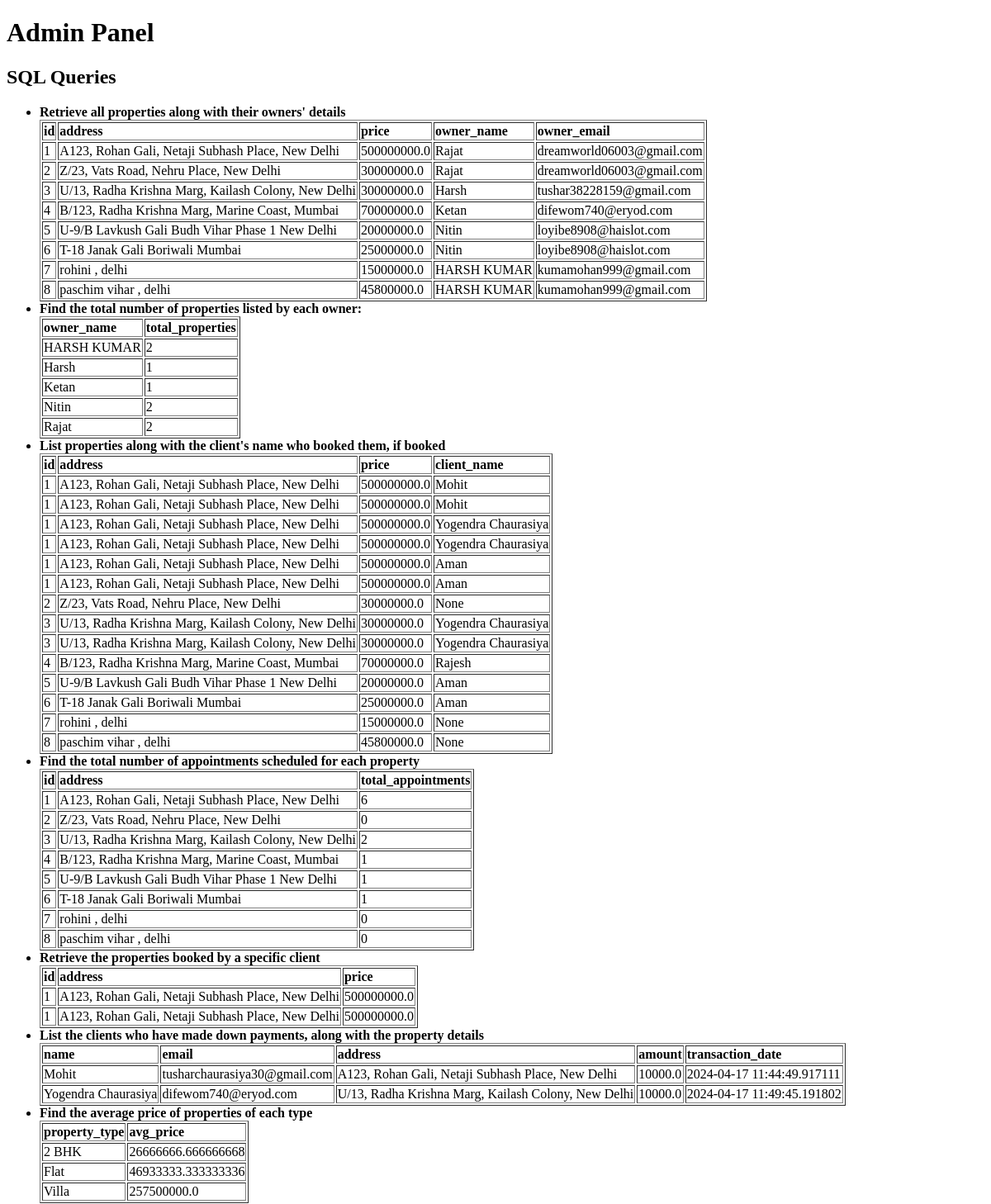
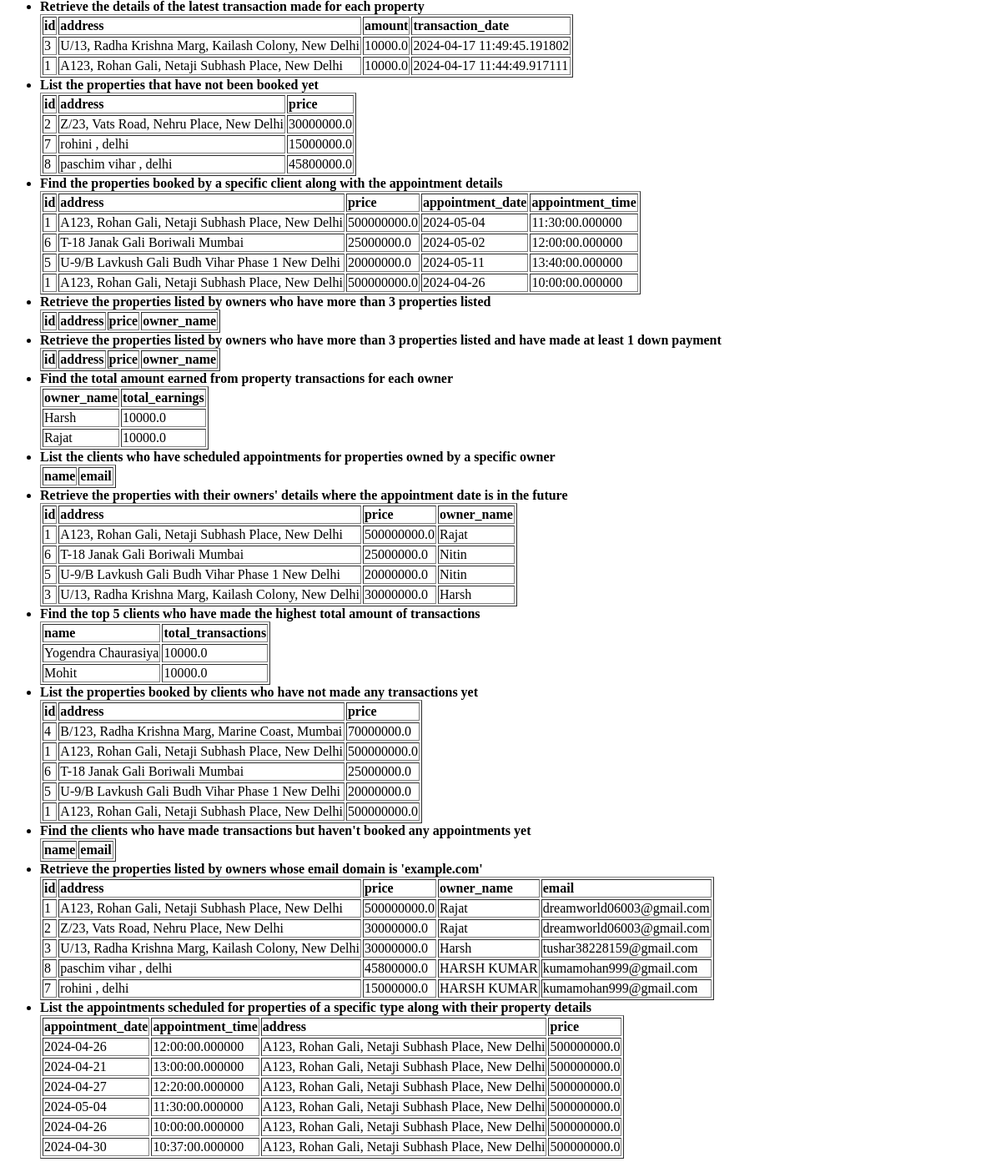
/admin, run on an earlier commit of the app's database (2 pictures, top to bottom).
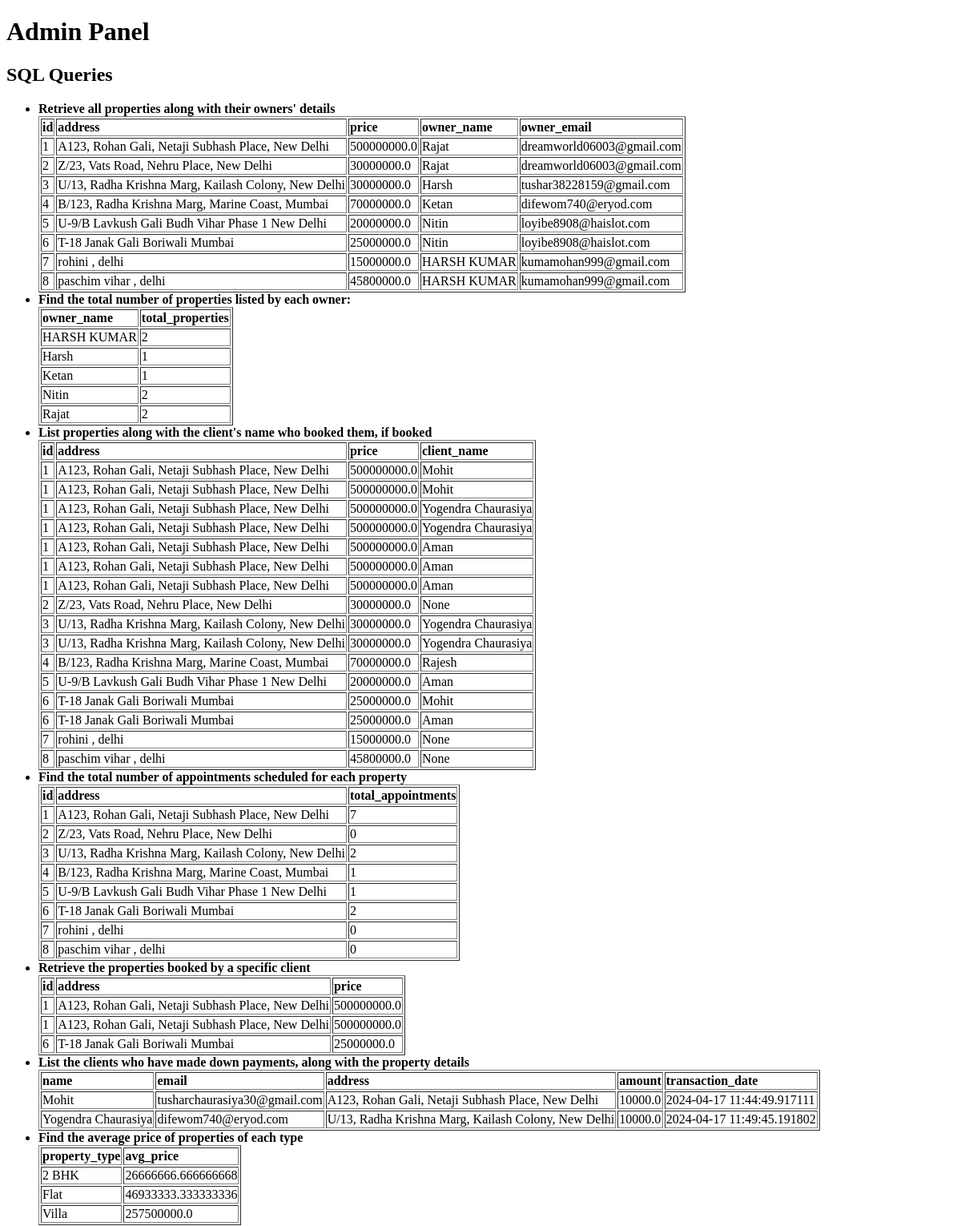
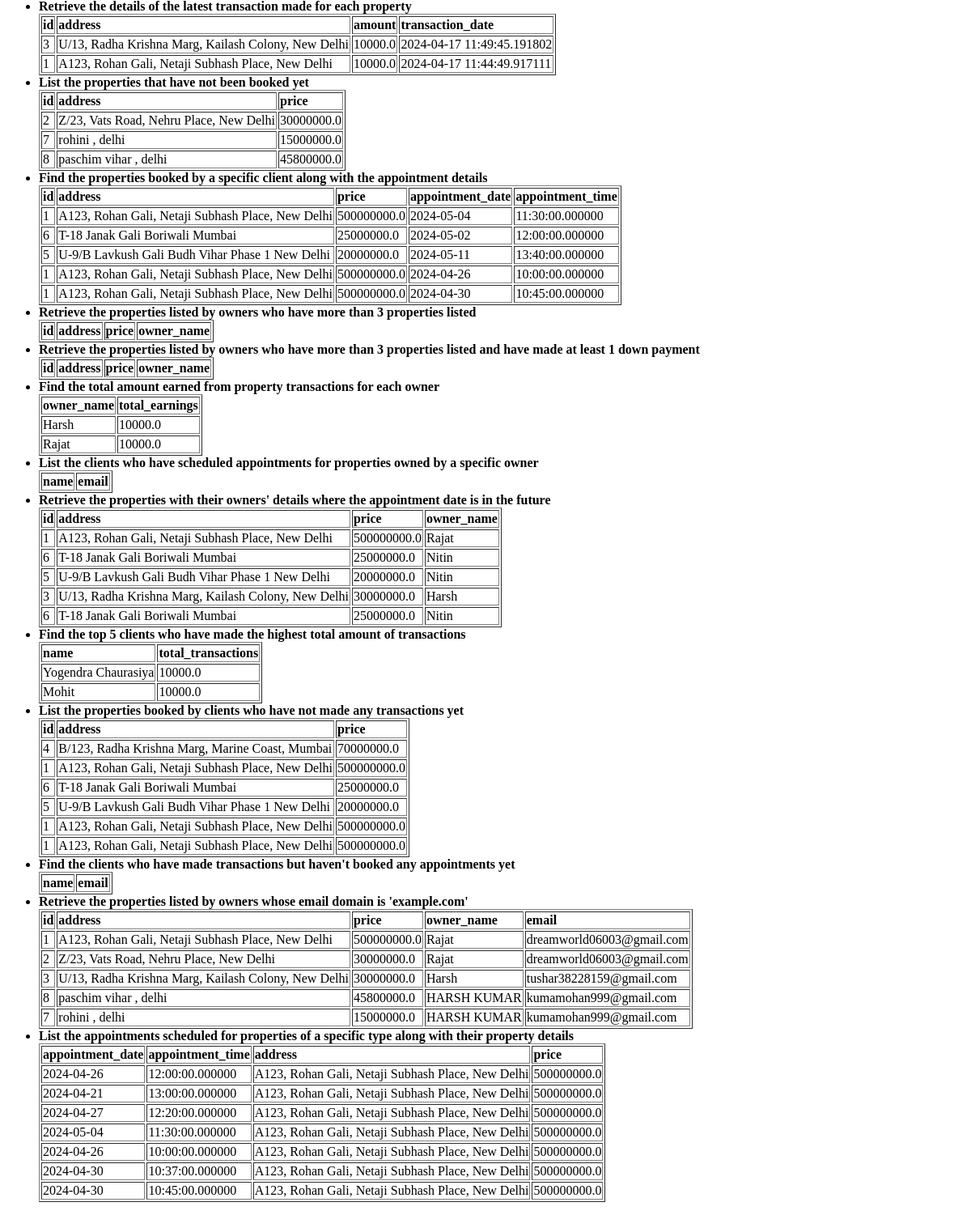
And on a later commit of the database (2 pictures, top to bottom).
### app.py (models this page shows)
class Property(db.Model):
    id = db.Column(db.Integer, primary_key=True)
    owner_name = db.Column(db.String(100), db.ForeignKey('owner.owner_name'), nullable=False)
    address = db.Column(db.String(200), nullable=False)
    property_name = db.Column(db.String(100), nullable=False)
    property_description = db.Column(db.Text, nullable=False)
    property_size = db.Column(db.String(20), nullable=False)
    property_type = db.Column(db.String(50), nullable=False)
    price = db.Column(db.Float, nullable=False)
    image1 = db.Column(db.String(200))
    image2 = db.Column(db.String(200))
    image3 = db.Column(db.String(200))
    image4 = db.Column(db.String(200))
    image5 = db.Column(db.String(200))
    image6 = db.Column(db.String(200))

class Owner(db.Model):
    id = db.Column(db.String(6), primary_key=True, default=lambda: ''.join(secrets.choice(string.ascii_uppercase + string.digits) for _ in range(6)))
    owner_name = db.Column(db.String(100), nullable=False)
    email = db.Column(db.String(100), unique=True, nullable=False)
    phone = db.Column(db.String(10), unique=True, nullable=False)
    password = db.Column(db.String(128), nullable=False)
    photo = db.Column(db.String(200))

class Client(db.Model):
    id = db.Column(db.String(6), primary_key=True, default=lambda: ''.join(secrets.choice(string.ascii_uppercase + string.digits) for _ in range(6)))
    name = db.Column(db.String(100), nullable=False)
    email = db.Column(db.String(100), unique=True, nullable=False)
    phone = db.Column(db.String(10), unique=True, nullable=False)
    password = db.Column(db.String(128), nullable=False)
    photo = db.Column(db.String(200))

class Payment(db.Model):
    transaction_id = db.Column(db.String(10), primary_key=True, default=lambda: ''.join(secrets.choice(string.ascii_uppercase + string.digits) for _ in range(10)))
    prop_id = db.Column(db.Integer, db.ForeignKey('property.id'), nullable=False)
    client_id = db.Column(db.Integer, db.ForeignKey('client.id'), nullable=False)
    amount = db.Column(db.Float, nullable=False)
    transaction_date = db.Column(db.DateTime, nullable=False, default=datetime.utcnow)

class Appointment(db.Model):
    id = db.Column(db.String(6), primary_key=True, default=lambda: ''.join(secrets.choice(string.ascii_uppercase + string.digits) for _ in range(6)))
    client_id = db.Column(db.String(6),nullable=False)
    client_name = db.Column(db.String(100), nullable=False)
    client_email = db.Column(db.String(100), nullable=False)
    client_phone = db.Column(db.String(10), nullable=False)
    appointment_date = db.Column(db.Date, nullable=False)
    appointment_time = db.Column(db.Time, nullable=False)
    property_id = db.Column(db.Integer, db.ForeignKey('property.id'), nullable=False)
    property_address = db.Column(db.String(200), nullable=False)
    owner_name = db.Column(db.String(100), nullable=False)

### app.py (the view)
@app.route('/admin')
def admin_panel():
    queries = [
        ("Retrieve all properties along with their owners' details", db.session.execute(
            text("""
            SELECT Property.id, Property.address, Property.price, Owner.owner_name, Owner.email AS owner_email
            FROM Property
            JOIN Owner ON Property.owner_name = Owner.owner_name
            """)
        )),
        ("Find the total number of properties listed by each owner:", db.session.execute(
            text("""
            SELECT Owner.owner_name, COUNT(Property.id) AS total_properties
            FROM Owner
            LEFT JOIN Property ON Owner.owner_name = Property.owner_name
            GROUP BY Owner.owner_name
            """)
        )),
        ("List properties along with the client's name who booked them, if booked", db.session.execute(
            text("""
            SELECT Property.id, Property.address, Property.price, Client.name AS client_name
            FROM Property
            LEFT JOIN Appointment ON Property.id = Appointment.property_id
            LEFT JOIN Client ON Appointment.client_id = Client.id
            """)
        )),
        ("Find the total number of appointments scheduled for each property", db.session.execute(
            text("""
            SELECT Property.id, Property.address, COUNT(Appointment.id) AS total_appointments
            FROM Property
            LEFT JOIN Appointment ON Property.id = Appointment.property_id
            GROUP BY Property.id
            """)
        )),
        ("Retrieve the properties booked by a specific client", db.session.execute(
            text("""
            SELECT Property.id, Property.address, Property.price
            FROM Property
            JOIN Appointment ON Property.id = Appointment.property_id
            WHERE Appointment.client_id = 'H7ND6X'
            """)
        )),
        ("List the clients who have made down payments, along with the property details", db.session.execute(
            text("""
            SELECT Client.name, Client.email, Property.address, Payment.amount, Payment.transaction_date
            FROM Client
            JOIN Payment ON Client.id = Payment.client_id
            JOIN Property ON Payment.prop_id = Property.id
            """)
        )),
        ("Find the average price of properties of each type", db.session.execute(
            text("""
            SELECT Property.property_type, AVG(Property.price) AS avg_price
            FROM Property
            GROUP BY Property.property_type
            """)
        )),
        ("Retrieve the details of the latest transaction made for each property", db.session.execute(
            text("""
            SELECT Property.id, Property.address, Payment.amount, Payment.transaction_date
            FROM Property
            JOIN Payment ON Property.id = Payment.prop_id
            GROUP BY Property.id
            ORDER BY Payment.transaction_date DESC
            """)
        )),
        ("List the properties that have not been booked yet", db.session.execute(
            text("""
            SELECT Property.id, Property.address, Property.price
            FROM Property
            LEFT JOIN Appointment ON Property.id = Appointment.property_id
            WHERE Appointment.id IS NULL
            """)
        )),
        ("Find the properties booked by a specific client along with the appointment details", db.session.execute(
            text("""
            SELECT Property.id, Property.address, Property.price, Appointment.appointment_date, Appointment.appointment_time
            FROM Property
            JOIN Appointment ON Property.id = Appointment.property_id
            WHERE Appointment.client_id = 'JPTCTQ'
            """)
        )),
        ("Retrieve the properties listed by owners who have more than 3 properties listed", db.session.execute(
            text("""
            SELECT Property.id, Property.address, Property.price, Owner.owner_name
            FROM Property
            JOIN Owner ON Property.owner_name = Owner.owner_name
            GROUP BY Owner.owner_name
            HAVING COUNT(Property.id) > 3
            """)
        )),
        ("Retrieve the properties listed by owners who have more than 3 properties listed and have made at least 1 down payment", db.session.execute(
            text("""
            SELECT Property.id, Property.address, Property.price, Owner.owner_name
            FROM Property
            JOIN Owner ON Property.owner_name = Owner.owner_name
            JOIN Payment ON Property.id = Payment.prop_id
            GROUP BY Owner.owner_name
            HAVING COUNT(Property.id) > 3
            AND SUM(Payment.amount) > 0
            """)
        )),
        ("Find the total amount earned from property transactions for each owner", db.session.execute(
            text("""
            SELECT Owner.owner_name, SUM(Payment.amount) AS total_earnings
            FROM Owner
            JOIN Property ON Owner.owner_name = Property.owner_name
            JOIN Payment ON Property.id = Payment.prop_id
            GROUP BY Owner.owner_name
            """)
        )),
        ("List the clients who have scheduled appointments for properties owned by a specific owner", db.session.execute(
            text("""
            SELECT DISTINCT Client.name, Client.email
            FROM Client
            JOIN Appointment ON Client.id = Appointment.client_id
            JOIN Property ON Appointment.property_id = Property.id
            WHERE Property.owner_name = 'owner_name_value'
            """)
        )),
        ("Retrieve the properties with their owners' details where the appointment date is in the future", db.session.execute(
            text("""
            SELECT Property.id, Property.address, Property.price, Owner.owner_name
            FROM Property
            JOIN Owner ON Property.owner_name = Owner.owner_name
            JOIN Appointment ON Property.id = Appointment.property_id
            WHERE Appointment.appointment_date > CURRENT_DATE
            """)
        )),
        ("Find the top 5 clients who have made the highest total amount of transactions", db.session.execute(
            text("""
            SELECT Client.name, SUM(Payment.amount) AS total_transactions
            FROM Client
            JOIN Payment ON Client.id = Payment.client_id
            GROUP BY Client.name
            ORDER BY total_transactions DESC
            LIMIT 5
            """)
        )),
        ("List the properties booked by clients who have not made any transactions yet", db.session.execute(
            text("""
            SELECT Property.id, Property.address, Property.price
            FROM Property
            JOIN Appointment ON Property.id = Appointment.property_id
            LEFT JOIN Payment ON Appointment.client_id = Payment.client_id
            WHERE Payment.client_id IS NULL
            """)
        )),
        ("Find the clients who have made transactions but haven't booked any appointments yet", db.session.execute(
            text("""
            SELECT Client.name, Client.email
            FROM Client
            JOIN Payment ON Client.id = Payment.client_id
            LEFT JOIN Appointment ON Client.id = Appointment.client_id
            WHERE Appointment.client_id IS NULL
            """)
        )),
        ("Retrieve the properties listed by owners whose email domain is 'example.com'", db.session.execute(
            text("""
            SELECT Property.id, Property.address, Property.price, Owner.owner_name, Owner.email
            FROM Property
            JOIN Owner ON Property.owner_name = Owner.owner_name
            WHERE Owner.email LIKE '%@gmail.com'
            """)
        )),
        ("List the appointments scheduled for properties of a specific type along with their property details", db.session.execute(
            text("""
            SELECT Appointment.appointment_date, Appointment.appointment_time, Property.address, Property.price
            FROM Appointment
            JOIN Property ON Appointment.property_id = Property.id
            WHERE Property.property_type = 'Villa'
            """)
        )),
    ]
    return render_template('admin.html', queries=queries)

### templates/admin.html (shortened to what this page needs)
<!DOCTYPE html>
<html lang="en">
<head>
</head>
<body>
    <h1>Admin Panel</h1>
    <h2>SQL Queries</h2>
    <ul>
        {% for query_desc, result in queries %}
            <li>
                <strong>{{ query_desc }}</strong>
                <table border="1">
                    <thead>
                        <tr>
                            {% for column in result.keys() %}
                                <th>{{ column }}</th>
                            {% endfor %}
                        </tr>
                    </thead>
                    <tbody>
                        {% for row in result %}
                            <tr>
                                {% for value in row %}
                                    <td>{{ value }}</td>
                                {% endfor %}
                            </tr>
                        {% endfor %}
                    </tbody>
                </table>
            </li>
        {% endfor %}
    </ul>
</body>
</html>

What changed in the data, as far as the page shows it:
now on one of the page's lists (row unchanged): Property: address "A123, Rohan Gali, Netaji Subhash Place, New Delhi", price "500000000.0"
changed Property "A123, Rohan Gali, Netaji Subhash Place, New Delhi": gains Client (name "Aman")
now on one of the page's lists (row unchanged): Property: address "T-18 Janak Gali Boriwali Mumbai", price "25000000.0"
changed Property "T-18 Janak Gali Boriwali Mumbai": gains Client (name "Mohit", email "tusharchaurasiya30@gmail.com"); gains Client (name "Aman"); gains Owner (owner_name "Nitin", email "loyibe8908@haislot.com"); loses Client (name "Aman")
added Appointment: row "1", appointment_date "2024-04-30", appointment_time "10:45:00.000000", Property (address "A123, Rohan Gali, Netaji Subhash Place, New Delhi", price "500000000.0")
Also different on the page:
new list line: "1"
new list line: "6"
list line gone: "6"
new list line: "7"
list line gone: "1"
new list line: "2"
